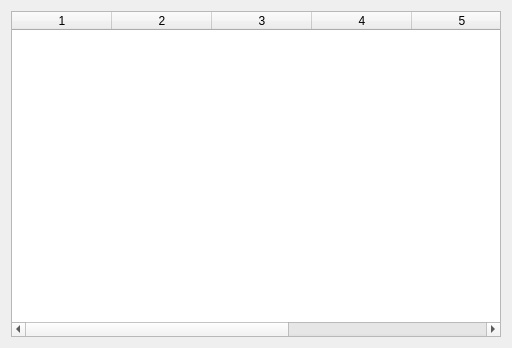
<?xml version="1.0" encoding="UTF-8"?>
<ui version="4.0">
 <class>Form</class>
 <widget class="QWidget" name="Form">
  <property name="geometry">
   <rect>
    <x>0</x>
    <y>0</y>
    <width>512</width>
    <height>348</height>
   </rect>
  </property>
  <property name="windowTitle">
   <string>Form</string>
  </property>
  <layout class="QGridLayout" name="gridLayout">
   <item row="0" column="0">
    <widget class="QTableWidget" name="tableWidget_transcript">
     <property name="rowCount">
      <number>0</number>
     </property>
     <property name="columnCount">
      <number>7</number>
     </property>
     <column/>
     <column/>
     <column/>
     <column/>
     <column/>
     <column/>
     <column/>
    </widget>
   </item>
  </layout>
 </widget>
 <resources/>
 <connections/>
</ui>
